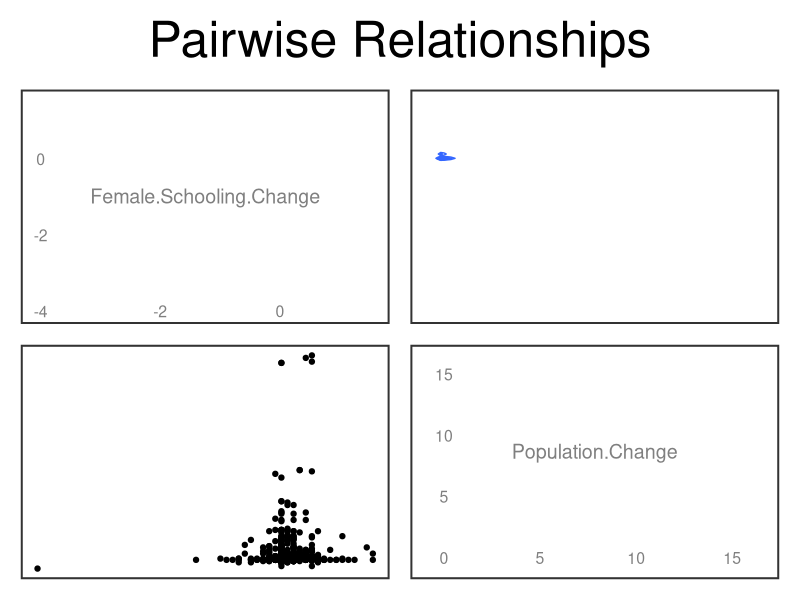

Write R code to recreate this figure. (Note: this script raises an error after producing the figure.)
# -----------------------------------------------------------------------------------
# ---- Input Information ------------------------------------------------------------
# -----------------------------------------------------------------------------------

# set the path of where the input files are
mywd = "C:/Users/Nick Morris/Downloads/Data-Science/Gender-Data/Human-Development"

# -----------------------------------------------------------------------------------
# ---- Packages ---------------------------------------------------------------------
# -----------------------------------------------------------------------------------

{

# data handling
require(data.table)
require(gtools)

# plotting
require(ggplot2)
require(scales)
require(GGally)

}

# -----------------------------------------------------------------------------------
# ---- Functions --------------------------------------------------------------------
# -----------------------------------------------------------------------------------

{

# these are functions i like to use

# ---- prints the data types of each column in a data frame -------------------------

types = function(dat)
{
  # make dat into a data.frame
  dat = data.frame(dat)
  
  # get the column names
  column = colnames(dat)
  
  # get the class of the columns
  data.type = sapply(1:ncol(dat), function(i) class(dat[,i]))
  
  # compute the number of levels for each column
  levels = sapply(1:ncol(dat), function(i) ifelse(data.type[i] == "factor", length(levels(droplevels(dat[,i]))), 0))
  
  return(data.frame(column, data.type, levels))
}

# ---- converts all columns to a character data type --------------------------------

tochar = function(dat)
{
  # make dat into a data.frame
  dat = data.frame(dat)
  
  # get the column names
  column = colnames(dat)
  
  # get the values in the columns and convert them to character data types
  values = lapply(1:ncol(dat), function(i) as.character(dat[,i]))
  
  # combine the values back into a data.frame
  dat = data.frame(do.call("cbind", values), stringsAsFactors = FALSE)
  
  # give dat its column names
  colnames(dat) = column
  
  return(dat)
}

}

# -----------------------------------------------------------------------------------
# ---- Prepare Data -----------------------------------------------------------------
# -----------------------------------------------------------------------------------

{

# set the work directory
setwd(mywd)

# read in the data
pop = data.table(tochar(read.csv("Population-Millions.csv", stringsAsFactors = FALSE)))
gni.female = data.table(tochar(read.csv("Female-GNI.csv", stringsAsFactors = FALSE)))
gni.male = data.table(tochar(read.csv("Male-GNI.csv", stringsAsFactors = FALSE)))
schooling.female = data.table(tochar(read.csv("Female-Years-of-Schooling.csv", stringsAsFactors = FALSE)))
schooling.male = data.table(tochar(read.csv("Male-Years-of-Schooling.csv", stringsAsFactors = FALSE)))
unemp.ratio = data.table(tochar(read.csv("Female-to-Male-Unemployment-Ratio.csv", stringsAsFactors = FALSE)))
gii = data.table(tochar(read.csv("Gender-Inequality-Index.csv", stringsAsFactors = FALSE)))
life.expectancy = data.table(tochar(read.csv("Life-Expectancy-Years.csv", stringsAsFactors = FALSE)))
hdi = data.table(tochar(read.csv("Human-Development-Index.csv", stringsAsFactors = FALSE)))
births = data.table(tochar(read.csv("Adolescent-Births-Per-1000-Women-Ages-15-to-19.csv", stringsAsFactors = FALSE)))

# lets build a master table of all these tables
# get the countries from pop becuase it has the most countries
countries = unique(pop$Country)

# get the years
years = 1990:2015

# build the first two columns of our table
dat = data.table(expand.grid(Country = countries, Year = as.numeric(years)))
dat[, Country := as.character(Country)]

# lets put all of our tables into long format
pop = melt(pop, id.vars = "Country", variable.name = "Year", value.name = "Population")
gni.female = melt(gni.female, id.vars = "Country", variable.name = "Year", value.name = "Female.GNI")
gni.male = melt(gni.male, id.vars = "Country", variable.name = "Year", value.name = "Male.GNI")
schooling.female = melt(schooling.female, id.vars = "Country", variable.name = "Year", value.name = "Female.Schooling")
schooling.male = melt(schooling.male, id.vars = "Country", variable.name = "Year", value.name = "Male.Schooling")
unemp.ratio = melt(unemp.ratio, id.vars = "Country", variable.name = "Year", value.name = "Unemployement.Ratio")
gii = melt(gii, id.vars = "Country", variable.name = "Year", value.name = "Gender.Inequality.Index")
life.expectancy = melt(life.expectancy, id.vars = "Country", variable.name = "Year", value.name = "Life.Expectancy")
hdi = melt(hdi, id.vars = "Country", variable.name = "Year", value.name = "Human.Development.Index")
births = melt(births, id.vars = "Country", variable.name = "Year", value.name = "Adolescent.Births")

# remove all letters from the Year and value columns in each table
pop[, Year := as.numeric(gsub("[A-z]", "", Year))]
pop[, Population := as.numeric(gsub("[A-z]", "", Population))]

gni.female[, Year := as.numeric(gsub("[A-z]", "", Year))]
gni.female[, Female.GNI := as.numeric(gsub("[A-z]", "", Female.GNI))]

gni.male[, Year := as.numeric(gsub("[A-z]", "", Year))]
gni.male[, Male.GNI := as.numeric(gsub("[A-z]", "", Male.GNI))]

schooling.female[, Year := as.numeric(gsub("[A-z]", "", Year))]
schooling.female[, Female.Schooling := as.numeric(gsub("[A-z]", "", Female.Schooling))]

schooling.male[, Year := as.numeric(gsub("[A-z]", "", Year))]
schooling.male[, Male.Schooling := as.numeric(gsub("[A-z]", "", Male.Schooling))]

unemp.ratio[, Year := as.numeric(gsub("[A-z]", "", Year))]
unemp.ratio[, Unemployement.Ratio := as.numeric(gsub("[A-z]", "", Unemployement.Ratio))]

gii[, Year := as.numeric(gsub("[A-z]", "", Year))]
gii[, Gender.Inequality.Index := as.numeric(gsub("[A-z]", "", Gender.Inequality.Index))]

life.expectancy[, Year := as.numeric(gsub("[A-z]", "", Year))]
life.expectancy[, Life.Expectancy := as.numeric(gsub("[A-z]", "", Life.Expectancy))]

hdi[, Year := as.numeric(gsub("[A-z]", "", Year))]
hdi[, Human.Development.Index := as.numeric(gsub("[A-z]", "", Human.Development.Index))]

births[, Year := as.numeric(gsub("[A-z]", "", Year))]
births[, Adolescent.Births := as.numeric(gsub("[A-z]", "", Adolescent.Births))]

# lets join all of our tables into dat by Country and Year
setkey(dat, Country, Year)
setkey(pop, Country, Year)
dat = pop[dat]

setkey(dat, Country, Year)
setkey(gni.female, Country, Year)
dat = gni.female[dat]

setkey(dat, Country, Year)
setkey(gni.male, Country, Year)
dat = gni.male[dat]

setkey(dat, Country, Year)
setkey(schooling.female, Country, Year)
dat = schooling.female[dat]

setkey(dat, Country, Year)
setkey(schooling.male, Country, Year)
dat = schooling.male[dat]

setkey(dat, Country, Year)
setkey(unemp.ratio, Country, Year)
dat = unemp.ratio[dat]

setkey(dat, Country, Year)
setkey(gii, Country, Year)
dat = gii[dat]

setkey(dat, Country, Year)
setkey(life.expectancy, Country, Year)
dat = life.expectancy[dat]

setkey(dat, Country, Year)
setkey(hdi, Country, Year)
dat = hdi[dat]

setkey(dat, Country, Year)
setkey(births, Country, Year)
dat = births[dat]

# remove objects we no longer need
rm(countries, years, pop, gni.female, gni.male, schooling.male, 
   schooling.female, unemp.ratio, mywd, gii, life.expectancy, hdi, births)

# free memory
gc()

}

# -----------------------------------------------------------------------------------
# ---- Plot Data --------------------------------------------------------------------
# -----------------------------------------------------------------------------------

{

# plot the pairwise relationships in our data set
pairs.plot = ggpairs(na.omit(dat[,.(Female.Schooling, Adolescent.Births, Gender.Inequality.Index, Female.GNI)]), 
                     title = "Pairwise Relationships",
#                     mapping = aes(fill = Year, color = Year),
                     axisLabels = "internal",
                     upper = list(continuous = wrap("density", alpha = 1), combo = "box"),
                     lower = list(continuous = wrap("points", alpha = 1/3), combo = wrap("dot")),
                     diag = list(continuous = wrap("diagAxis"))) +
  theme_bw(30) +
  theme(plot.title = element_text(hjust = 0.5),
        panel.grid.major = element_blank(),
        panel.grid.minor = element_blank())

pairs.plot

# 
dat.change = data.table(dat[, .(Year = Year, 
                                Population.Change = Population - shift(Population),
                                Female.Schooling.Change = Female.Schooling - shift(Female.Schooling)), 
                            by = Country])

# plot the pairwise relationships in our data set
pairs.plot = ggpairs(na.omit(dat.change[,.(Female.Schooling.Change, Population.Change)]), 
                     title = "Pairwise Relationships",
#                     mapping = aes(fill = Year, color = Year),
                     axisLabels = "internal",
                     upper = list(continuous = wrap("density", alpha = 1), combo = "box"),
                     lower = list(continuous = wrap("points"), combo = wrap("dot")),
                     diag = list(continuous = wrap("diagAxis"))) +
  theme_bw(30) +
  theme(plot.title = element_text(hjust = 0.5),
        panel.grid.major = element_blank(),
        panel.grid.minor = element_blank())

pairs.plot

}




















# -----------------------------------------------------------------------------------
# ---- Export Results ---------------------------------------------------------------
# -----------------------------------------------------------------------------------

{

# export gbm.cv
write.csv(gbm.cv, "gbm-cross-validation-performance.csv", row.names = FALSE)

# summarize performance metrics for every model in doe
stat = c("Min", "Q1", "Median", "Mean", "Q3", "Max")

# get the key columns from mod.id
keys = names(mod.id[,!"mod"])

# summarize each of the performance metrics
# decide which type of model to run
if(Y.type == "Binary")
{
  # compute diagnostic errors
  gbm.diag = gbm.cv[,.(stat = factor(stat, levels = stat),
                       Accuracy = as.vector(summary(na.omit(Accuracy))), 
                       Sensitivity = as.vector(summary(na.omit(Sensitivity))),
                       Specificity = as.vector(summary(na.omit(Specificity))),
                       AUC = as.vector(summary(na.omit(AUC))),
                       Odds.Ratio = as.vector(summary(na.omit(Odds.Ratio))),
                       Log.Loss = as.vector(summary(na.omit(Log.Loss))),
                       Cutoff = as.vector(summary(na.omit(Cutoff)))),
                    by = keys]
  
} else if(Y.type == "Numeric")
{
  # compute diagnostic errors
  gbm.diag = gbm.cv[,.(stat = factor(stat, levels = stat),
                       ME = as.vector(summary(na.omit(ME))), 
                       RMSE = as.vector(summary(na.omit(RMSE))),
                       MAPE = as.vector(summary(na.omit(MAPE))),
                       Rsquared = as.vector(summary(na.omit(Rsquared)))),
                    by = keys]
  
  
} else
{
  # compute diagnostic errors
  gbm.diag = gbm.cv[,.(stat = factor(stat, levels = stat),
                       Multi.Log.Loss = as.vector(summary(na.omit(Multi.Log.Loss))),
                       Kappa = as.vector(summary(na.omit(Kappa))),
                       Macro.Accuracy = as.vector(summary(na.omit(Macro.Accuracy))),
                       Micro.Accuracy = as.vector(summary(na.omit(Micro.Accuracy)))),
                    by = keys]
}

# set the keys in mod.id and gbm.diag
setkeyv(mod.id, keys)
setkeyv(gbm.diag, keys)

# join mod.id onto gbm.diag
gbm.diag = mod.id[gbm.diag]

# lets rank each model
# decide which type of model to run
if(Y.type == "Binary")
{
  # extract the median AUC & Log Loss of each model in gbm.diag
  gbm.rank = data.table(gbm.diag[stat == "Median", .(mod, AUC, Log.Loss)])
  
  # rescale AUC and Log Loss to a [0, 1] range
  gbm.rank[, AUC := rescale(AUC, to = c(0, 1))]
  gbm.rank[, Log.Loss := 1 - rescale(Log.Loss, to = c(0, 1))]
  
  # compute the model score
  gbm.rank[, score := AUC + Log.Loss]
  
  # sort gbm.rank by score
  gbm.rank = gbm.rank[order(-score)]
  
  # define the model rank
  gbm.rank[, rank := 1:nrow(gbm.rank)]
  
  # just keep mod and rank in gbm.rank
  gbm.rank = gbm.rank[,.(mod, rank)]
  
} else if(Y.type == "Numeric")
{
  # extract the median Rsquared & RMSE of each model in gbm.diag
  gbm.rank = data.table(gbm.diag[stat == "Median", .(mod, Rsquared, RMSE)])
  
  # rescale Rsquared and RMSE to a [0, 1] range
  gbm.rank[, Rsquared := rescale(Rsquared, to = c(0, 1))]
  gbm.rank[, RMSE := 1 - rescale(RMSE, to = c(0, 1))]
  
  # compute the model score
  gbm.rank[, score := Rsquared + RMSE]
  
  # sort gbm.rank by score
  gbm.rank = gbm.rank[order(-score)]
  
  # define the model rank
  gbm.rank[, rank := 1:nrow(gbm.rank)]
  
  # just keep mod and rank in gbm.rank
  gbm.rank = gbm.rank[,.(mod, rank)]
  
} else
{
  # extract the median Micro.Accuracy & Multi.Log.Loss of each model in gbm.diag
  gbm.rank = data.table(gbm.diag[stat == "Median", .(mod, Micro.Accuracy, Multi.Log.Loss)])
  
  # rescale Micro.Accuracy and Multi.Log.Loss to a [0, 1] range
  gbm.rank[, Micro.Accuracy := rescale(Micro.Accuracy, to = c(0, 1))]
  gbm.rank[, Multi.Log.Loss := 1 - rescale(Multi.Log.Loss, to = c(0, 1))]
  
  # compute the model score
  gbm.rank[, score := Micro.Accuracy + Multi.Log.Loss]
  
  # sort gbm.rank by score
  gbm.rank = gbm.rank[order(-score)]
  
  # define the model rank
  gbm.rank[, rank := 1:nrow(gbm.rank)]
  
  # just keep mod and rank in gbm.rank
  gbm.rank = gbm.rank[,.(mod, rank)]
}

# make mod the key column in gbm.rank and gbm.diag
setkey(gbm.diag, mod)
setkey(gbm.rank, mod)

# join gbm.rank onto gbm.diag
gbm.diag = gbm.rank[gbm.diag]

# order gbm.diag by rank
gbm.diag = gbm.diag[order(rank)]

# export gbm.diag
write.csv(gbm.diag, "gbm-summary.csv", row.names = FALSE)

# add rank to gbm.cv
gbm.cv[, rank := gbm.rank$rank]

# add a Model identity column
gbm.cv[, Model := factor(ifelse(rank == 1, "Yes", "No"), levels = c("Yes", "No"))]

# plot our models performance metrics
# decide which type of model to run
if(Y.type == "Binary")
{
  gbm.plot = ggpairs(gbm.cv[,.(Accuracy, AUC, Log.Loss, Model)],
                     mapping = aes(color = Model, fill = Model),
                     upper = list(continuous = wrap("density", alpha = 1/4), combo = "box"),
                     lower = list(continuous = wrap("points"), combo = wrap("dot")),
                     diag = list(continuous = wrap("densityDiag", alpha = 1/3))) + 
    theme_bw(base_size = 20)
  
} else if(Y.type == "Numeric")
{
  gbm.plot = ggpairs(gbm.cv[,.(Rsquared, RMSE, MAPE, Model)],
                     mapping = aes(color = Model, fill = Model),
                     upper = list(continuous = wrap("density", alpha = 1/4), combo = "box"),
                     lower = list(continuous = wrap("points"), combo = wrap("dot")),
                     diag = list(continuous = wrap("densityDiag", alpha = 1/3))) + 
    theme_bw(base_size = 20)
  
} else
{
  gbm.plot = ggpairs(gbm.cv[,.(Macro.Accuracy, Micro.Accuracy, Multi.Log.Loss, Model)],
                     mapping = aes(color = Model, fill = Model),
                     upper = list(continuous = wrap("density", alpha = 1/4), combo = "box"),
                     lower = list(continuous = wrap("points"), combo = wrap("dot")),
                     diag = list(continuous = wrap("densityDiag", alpha = 1/3))) + 
    theme_bw(base_size = 20)
}

# set up a graphics window
# windows()

# set up a pdf file to capture the next graphic
pdf("gbm-plot.pdf", width = 16, height = 10, paper = "special") 

# call the plot
print(gbm.plot)

# close off the connection
dev.off()

# extract the model parameters of the best model
gbm.best = data.table(mod.id[mod == gbm.rank[rank == 1, mod]])

# predict the test set with the best model
# decide which type of model to run
if(Y.type == "Binary")
{
  # build the training model
  set.seed(42)
  mod = xgboost(label = Y, data = X,
                objective = objective, eval_metric = eval_metric,
                eta = gbm.best$eta, max_depth = gbm.best$max_depth, nthread = nthread,
                nrounds = gbm.best$nrounds, min_child_weight = gbm.best$min_child_weight,
                gamma = gbm.best$gamma, verbose = 0, scale.pos.weight = scale.pos.weight,
                subsample = gbm.best$subsample, colsample_bytree = gbm.best$colsample_bytree)
  
  # make predictions with the model on the test set
  ynew = as.numeric(as.numeric(predict(mod, newdata = as.matrix(test))) >= gbm.diag[mod == gbm.best$mod & stat == "Median", Cutoff])
  
  # free memory
  gc()
  
  # update data for re-training the model
  X = rbind(X, as.matrix(test))
  Y = c(Y, ynew)
  
  # build the training model
  set.seed(42)
  mod = xgboost(label = Y, data = X,
                objective = objective, eval_metric = eval_metric,
                eta = gbm.best$eta, max_depth = gbm.best$max_depth, nthread = nthread,
                nrounds = gbm.best$nrounds, min_child_weight = gbm.best$min_child_weight,
                gamma = gbm.best$gamma, verbose = 0, scale.pos.weight = scale.pos.weight,
                subsample = gbm.best$subsample, colsample_bytree = gbm.best$colsample_bytree)
  
  # make predictions with the model on the test set
  ynew = as.numeric(as.numeric(predict(mod, newdata = as.matrix(test))) >= gbm.diag[mod == gbm.best$mod & stat == "Median", Cutoff])
  
  # free memory
  gc()
  
  # give ynew an ID column to preserve its order
  ynew = data.table(ID = 1:length(ynew),
                    value = ynew)
  
  # set value as key column in ynew, and new.level as the key column in Y.mapping
  setkey(ynew, value)
  setkey(Y.mapping, new.level)
  
  # join Y.mapping onto ynew
  ynew = Y.mapping[ynew]
  
  # order ynew by ID
  ynew = ynew[order(ID)]
  
  # add the predictions in ynew to test
  test[, Predictions := ynew$old.level]
  
} else if(Y.type == "Numeric")
{
  # build the training model
  set.seed(42)
  mod = xgboost(label = Y, data = X,
                objective = objective, eval_metric = eval_metric,
                eta = gbm.best$eta, max_depth = gbm.best$max_depth, nthread = nthread,
                nrounds = gbm.best$nrounds, min_child_weight = gbm.best$min_child_weight,
                gamma = gbm.best$gamma, verbose = 0,
                subsample = gbm.best$subsample, colsample_bytree = gbm.best$colsample_bytree)
  
  # make predictions with the model on the test set
  ynew = as.numeric(predict(mod, newdata = as.matrix(test)))
  
  # free memory
  gc()
  
  # update data for re-training the model
  X = rbind(X, as.matrix(test))
  Y = c(Y, ynew)
  
  # build the training model
  set.seed(42)
  mod = xgboost(label = Y, data = X,
                objective = objective, eval_metric = eval_metric,
                eta = gbm.best$eta, max_depth = gbm.best$max_depth, nthread = nthread,
                nrounds = gbm.best$nrounds, min_child_weight = gbm.best$min_child_weight,
                gamma = gbm.best$gamma, verbose = 0,
                subsample = gbm.best$subsample, colsample_bytree = gbm.best$colsample_bytree)
  
  # make predictions with the model on the test set
  ynew = as.numeric(predict(mod, newdata = as.matrix(test)))
  
  # free memory
  gc()
  
  # add the predictions in ynew to test
  test[, Predictions := ynew]
  
} else
{
  # build the training model
  set.seed(42)
  mod = xgboost(label = Y, data = X, num_class = num_class,
                objective = objective, eval_metric = eval_metric,
                eta = gbm.best$eta, max_depth = gbm.best$max_depth, nthread = nthread,
                nrounds = gbm.best$nrounds, min_child_weight = gbm.best$min_child_weight,
                gamma = gbm.best$gamma, verbose = 0, weight = weight,
                subsample = gbm.best$subsample, colsample_bytree = gbm.best$colsample_bytree)
  
  # make predictions with the model on the test set
  ynew = predict(mod, newdata = as.matrix(test), reshape = TRUE)
  
  # extract the class with the highest probability as the prediction
  ynew = apply(X = ynew, MARGIN = 1, FUN = which.max) - 1
  
  # free memory
  gc()
  
  # update data for re-training the model
  X = rbind(X, as.matrix(test))
  Y = c(Y, ynew)
  
  # build the training model
  set.seed(42)
  mod = xgboost(label = Y, data = X, num_class = num_class,
                objective = objective, eval_metric = eval_metric,
                eta = gbm.best$eta, max_depth = gbm.best$max_depth, nthread = nthread,
                nrounds = gbm.best$nrounds, min_child_weight = gbm.best$min_child_weight,
                gamma = gbm.best$gamma, verbose = 0, weight = weight,
                subsample = gbm.best$subsample, colsample_bytree = gbm.best$colsample_bytree)
  
  # make predictions with the model on the test set
  ynew = predict(mod, newdata = as.matrix(test), reshape = TRUE)
  
  # extract the class with the highest probability as the prediction
  ynew = apply(X = ynew, MARGIN = 1, FUN = which.max) - 1
  
  # free memory
  gc()
  
  # give ynew an ID column to preserve its order
  ynew = data.table(ID = 1:length(ynew),
                    value = ynew)
  
  # set value as key column in ynew, and new.level as the key column in Y.mapping
  setkey(ynew, value)
  setkey(Y.mapping, new.level)
  
  # join Y.mapping onto ynew
  ynew = Y.mapping[ynew]
  
  # order ynew by ID
  ynew = ynew[order(ID)]
  
  # add the predictions in ynew to test
  test[, Predictions := ynew$old.level]
}

# extract importance information for each variable
var.data = xgb.importance(model = mod, feature_names = colnames(X))

# determine if there are any variables that weren't even used
unused.vars = setdiff(colnames(X), var.data$Feature)

# if there were any unused variables then add them to gbm.imp with 0 values for each column
if(length(unused.vars) > 0)
{
  # make unused.vars into a data table
  unused.vars = data.table(Feature = unused.vars, 
                           Gain = rep(0, length(unused.vars)), 
                           Cover = rep(0, length(unused.vars)), 
                           Frequency = rep(0, length(unused.vars)))
  
  # append unused.vars to var.data
  var.data = rbind(var.data, unused.vars)
}

# rename the columns of var.data
setnames(var.data, c("Variable", names(var.data)[-1]))

# order var.data by Gain
var.data = var.data[order(Gain, decreasing = TRUE)]

# export test
write.csv(test, "gbm-test-predictions.csv", row.names = FALSE)

# export var.data
write.csv(var.data, "gbm-variable-data.csv", row.names = FALSE)

# free memory
gc()

}























